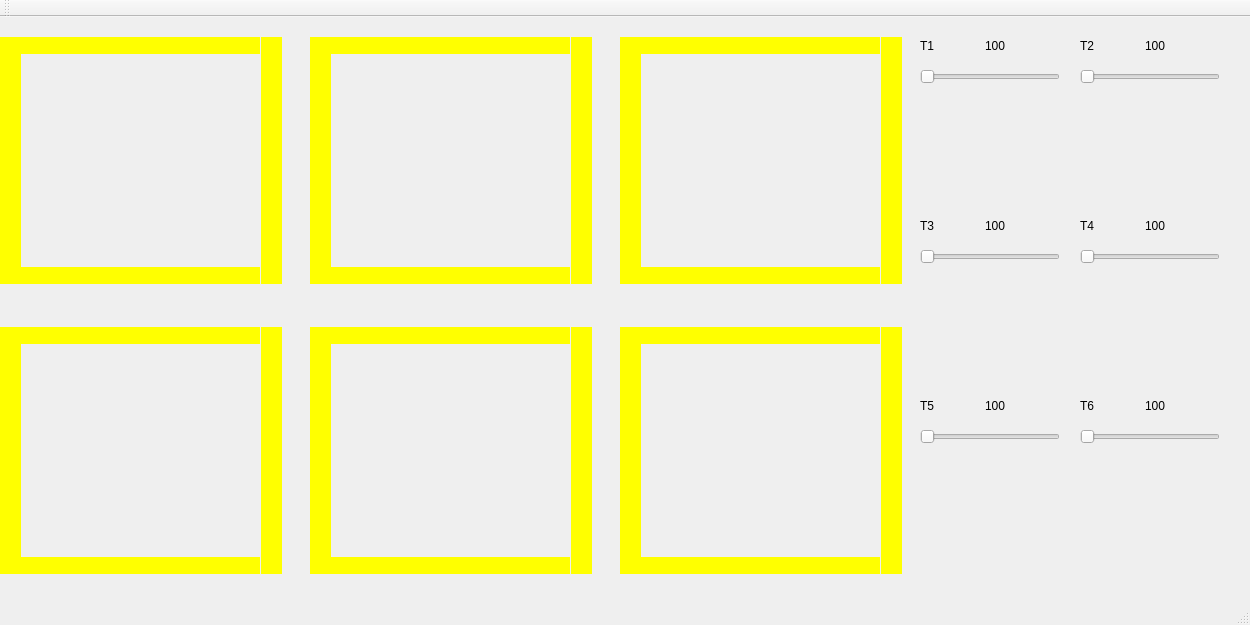
<?xml version="1.0" encoding="UTF-8"?>
<ui version="4.0">
 <class>MainWindow</class>
 <widget class="QMainWindow" name="MainWindow">
  <property name="geometry">
   <rect>
    <x>0</x>
    <y>0</y>
    <width>1250</width>
    <height>625</height>
   </rect>
  </property>
  <property name="windowTitle">
   <string>MainWindow</string>
  </property>
  <widget class="QWidget" name="centralWidget">
   <widget class="QLabel" name="label_trem1">
    <property name="geometry">
     <rect>
      <x>0</x>
      <y>20</y>
      <width>21</width>
      <height>17</height>
     </rect>
    </property>
    <property name="styleSheet">
     <string notr="true">QLabel { background: green}</string>
    </property>
    <property name="text">
     <string>T1</string>
    </property>
   </widget>
   <widget class="QLabel" name="label_trilho1">
    <property name="geometry">
     <rect>
      <x>20</x>
      <y>20</y>
      <width>240</width>
      <height>17</height>
     </rect>
    </property>
    <property name="styleSheet">
     <string notr="true">QLabel { background: yellow}</string>
    </property>
    <property name="text">
     <string/>
    </property>
   </widget>
   <widget class="QLabel" name="label_trilho2">
    <property name="geometry">
     <rect>
      <x>20</x>
      <y>250</y>
      <width>240</width>
      <height>17</height>
     </rect>
    </property>
    <property name="styleSheet">
     <string notr="true">QLabel { background: yellow}</string>
    </property>
    <property name="text">
     <string/>
    </property>
   </widget>
   <widget class="QLabel" name="label_trilho3">
    <property name="geometry">
     <rect>
      <x>0</x>
      <y>20</y>
      <width>21</width>
      <height>247</height>
     </rect>
    </property>
    <property name="styleSheet">
     <string notr="true">QLabel { background: yellow}</string>
    </property>
    <property name="text">
     <string/>
    </property>
   </widget>
   <widget class="QLabel" name="label_trilho4">
    <property name="geometry">
     <rect>
      <x>261</x>
      <y>20</y>
      <width>21</width>
      <height>247</height>
     </rect>
    </property>
    <property name="styleSheet">
     <string notr="true">QLabel { background: yellow}</string>
    </property>
    <property name="text">
     <string/>
    </property>
   </widget>
   <widget class="QLabel" name="label_trem2">
    <property name="geometry">
     <rect>
      <x>310</x>
      <y>20</y>
      <width>21</width>
      <height>17</height>
     </rect>
    </property>
    <property name="styleSheet">
     <string notr="true">QLabel { background: red}</string>
    </property>
    <property name="text">
     <string>T2</string>
    </property>
   </widget>
   <widget class="QLabel" name="label_trilho1_2">
    <property name="geometry">
     <rect>
      <x>330</x>
      <y>20</y>
      <width>240</width>
      <height>17</height>
     </rect>
    </property>
    <property name="styleSheet">
     <string notr="true">QLabel { background: yellow}</string>
    </property>
    <property name="text">
     <string/>
    </property>
   </widget>
   <widget class="QLabel" name="label_trilho2_2">
    <property name="geometry">
     <rect>
      <x>330</x>
      <y>250</y>
      <width>240</width>
      <height>17</height>
     </rect>
    </property>
    <property name="styleSheet">
     <string notr="true">QLabel { background: yellow}</string>
    </property>
    <property name="text">
     <string/>
    </property>
   </widget>
   <widget class="QLabel" name="label_trilho3_2">
    <property name="geometry">
     <rect>
      <x>310</x>
      <y>20</y>
      <width>21</width>
      <height>247</height>
     </rect>
    </property>
    <property name="styleSheet">
     <string notr="true">QLabel { background: yellow}</string>
    </property>
    <property name="text">
     <string/>
    </property>
   </widget>
   <widget class="QLabel" name="label_trilho4_2">
    <property name="geometry">
     <rect>
      <x>571</x>
      <y>20</y>
      <width>21</width>
      <height>247</height>
     </rect>
    </property>
    <property name="styleSheet">
     <string notr="true">QLabel { background: yellow}</string>
    </property>
    <property name="text">
     <string/>
    </property>
   </widget>
   <widget class="QLabel" name="label_trem3">
    <property name="geometry">
     <rect>
      <x>620</x>
      <y>20</y>
      <width>21</width>
      <height>17</height>
     </rect>
    </property>
    <property name="styleSheet">
     <string notr="true">QLabel { background: blue}</string>
    </property>
    <property name="text">
     <string>T3</string>
    </property>
   </widget>
   <widget class="QLabel" name="label_trilho1_3">
    <property name="geometry">
     <rect>
      <x>640</x>
      <y>20</y>
      <width>240</width>
      <height>17</height>
     </rect>
    </property>
    <property name="styleSheet">
     <string notr="true">QLabel { background: yellow}</string>
    </property>
    <property name="text">
     <string/>
    </property>
   </widget>
   <widget class="QLabel" name="label_trilho2_3">
    <property name="geometry">
     <rect>
      <x>640</x>
      <y>250</y>
      <width>240</width>
      <height>17</height>
     </rect>
    </property>
    <property name="styleSheet">
     <string notr="true">QLabel { background: yellow}</string>
    </property>
    <property name="text">
     <string/>
    </property>
   </widget>
   <widget class="QLabel" name="label_trilho3_3">
    <property name="geometry">
     <rect>
      <x>620</x>
      <y>20</y>
      <width>21</width>
      <height>247</height>
     </rect>
    </property>
    <property name="styleSheet">
     <string notr="true">QLabel { background: yellow}</string>
    </property>
    <property name="text">
     <string/>
    </property>
   </widget>
   <widget class="QLabel" name="label_trilho4_3">
    <property name="geometry">
     <rect>
      <x>881</x>
      <y>20</y>
      <width>21</width>
      <height>247</height>
     </rect>
    </property>
    <property name="styleSheet">
     <string notr="true">QLabel { background: yellow}</string>
    </property>
    <property name="text">
     <string/>
    </property>
   </widget>
   <widget class="QLabel" name="label_trem4">
    <property name="geometry">
     <rect>
      <x>0</x>
      <y>310</y>
      <width>21</width>
      <height>17</height>
     </rect>
    </property>
    <property name="styleSheet">
     <string notr="true">QLabel { background: orange}</string>
    </property>
    <property name="text">
     <string>T4</string>
    </property>
   </widget>
   <widget class="QLabel" name="label_trilho1_4">
    <property name="geometry">
     <rect>
      <x>20</x>
      <y>310</y>
      <width>240</width>
      <height>17</height>
     </rect>
    </property>
    <property name="styleSheet">
     <string notr="true">QLabel { background: yellow}</string>
    </property>
    <property name="text">
     <string/>
    </property>
   </widget>
   <widget class="QLabel" name="label_trilho2_4">
    <property name="geometry">
     <rect>
      <x>20</x>
      <y>540</y>
      <width>240</width>
      <height>17</height>
     </rect>
    </property>
    <property name="styleSheet">
     <string notr="true">QLabel { background: yellow}</string>
    </property>
    <property name="text">
     <string/>
    </property>
   </widget>
   <widget class="QLabel" name="label_trilho3_4">
    <property name="geometry">
     <rect>
      <x>0</x>
      <y>310</y>
      <width>21</width>
      <height>247</height>
     </rect>
    </property>
    <property name="styleSheet">
     <string notr="true">QLabel { background: yellow}</string>
    </property>
    <property name="text">
     <string/>
    </property>
   </widget>
   <widget class="QLabel" name="label_trilho4_4">
    <property name="geometry">
     <rect>
      <x>261</x>
      <y>310</y>
      <width>21</width>
      <height>247</height>
     </rect>
    </property>
    <property name="styleSheet">
     <string notr="true">QLabel { background: yellow}</string>
    </property>
    <property name="text">
     <string/>
    </property>
   </widget>
   <widget class="QLabel" name="label_trem5">
    <property name="geometry">
     <rect>
      <x>310</x>
      <y>310</y>
      <width>21</width>
      <height>17</height>
     </rect>
    </property>
    <property name="styleSheet">
     <string notr="true">QLabel { background: cyan}</string>
    </property>
    <property name="text">
     <string>T5</string>
    </property>
   </widget>
   <widget class="QLabel" name="label_trilho1_5">
    <property name="geometry">
     <rect>
      <x>330</x>
      <y>310</y>
      <width>240</width>
      <height>17</height>
     </rect>
    </property>
    <property name="styleSheet">
     <string notr="true">QLabel { background: yellow}</string>
    </property>
    <property name="text">
     <string/>
    </property>
   </widget>
   <widget class="QLabel" name="label_trilho2_5">
    <property name="geometry">
     <rect>
      <x>330</x>
      <y>540</y>
      <width>240</width>
      <height>17</height>
     </rect>
    </property>
    <property name="styleSheet">
     <string notr="true">QLabel { background: yellow}</string>
    </property>
    <property name="text">
     <string/>
    </property>
   </widget>
   <widget class="QLabel" name="label_trilho3_5">
    <property name="geometry">
     <rect>
      <x>310</x>
      <y>310</y>
      <width>21</width>
      <height>247</height>
     </rect>
    </property>
    <property name="styleSheet">
     <string notr="true">QLabel { background: yellow}</string>
    </property>
    <property name="text">
     <string/>
    </property>
   </widget>
   <widget class="QLabel" name="label_trilho4_5">
    <property name="geometry">
     <rect>
      <x>571</x>
      <y>310</y>
      <width>21</width>
      <height>247</height>
     </rect>
    </property>
    <property name="styleSheet">
     <string notr="true">QLabel { background: yellow}</string>
    </property>
    <property name="text">
     <string/>
    </property>
   </widget>
   <widget class="QLabel" name="label_trem6">
    <property name="geometry">
     <rect>
      <x>620</x>
      <y>310</y>
      <width>21</width>
      <height>17</height>
     </rect>
    </property>
    <property name="styleSheet">
     <string notr="true">QLabel { background: purple}</string>
    </property>
    <property name="text">
     <string>T6</string>
    </property>
   </widget>
   <widget class="QLabel" name="label_trilho1_6">
    <property name="geometry">
     <rect>
      <x>640</x>
      <y>310</y>
      <width>240</width>
      <height>17</height>
     </rect>
    </property>
    <property name="styleSheet">
     <string notr="true">QLabel { background: yellow}</string>
    </property>
    <property name="text">
     <string/>
    </property>
   </widget>
   <widget class="QLabel" name="label_trilho2_6">
    <property name="geometry">
     <rect>
      <x>640</x>
      <y>540</y>
      <width>240</width>
      <height>17</height>
     </rect>
    </property>
    <property name="styleSheet">
     <string notr="true">QLabel { background: yellow}</string>
    </property>
    <property name="text">
     <string/>
    </property>
   </widget>
   <widget class="QLabel" name="label_trilho3_6">
    <property name="geometry">
     <rect>
      <x>620</x>
      <y>310</y>
      <width>21</width>
      <height>247</height>
     </rect>
    </property>
    <property name="styleSheet">
     <string notr="true">QLabel { background: yellow}</string>
    </property>
    <property name="text">
     <string/>
    </property>
   </widget>
   <widget class="QLabel" name="label_trilho4_6">
    <property name="geometry">
     <rect>
      <x>881</x>
      <y>310</y>
      <width>21</width>
      <height>247</height>
     </rect>
    </property>
    <property name="styleSheet">
     <string notr="true">QLabel { background: yellow}</string>
    </property>
    <property name="text">
     <string/>
    </property>
   </widget>
   <widget class="QSlider" name="slider_t1">
    <property name="geometry">
     <rect>
      <x>920</x>
      <y>40</y>
      <width>140</width>
      <height>40</height>
     </rect>
    </property>
    <property name="minimum">
     <number>0</number>
    </property>
    <property name="maximum">
     <number>200</number>
    </property>
    <property name="orientation">
     <enum>Qt::Horizontal</enum>
    </property>
   </widget>
   <widget class="QSlider" name="slider_t2">
    <property name="geometry">
     <rect>
      <x>1080</x>
      <y>40</y>
      <width>140</width>
      <height>40</height>
     </rect>
    </property>
    <property name="minimum">
     <number>0</number>
    </property>
    <property name="maximum">
     <number>200</number>
    </property>
    <property name="orientation">
     <enum>Qt::Horizontal</enum>
    </property>
   </widget>
   <widget class="QSlider" name="slider_t3">
    <property name="geometry">
     <rect>
      <x>920</x>
      <y>220</y>
      <width>140</width>
      <height>40</height>
     </rect>
    </property>
    <property name="minimum">
     <number>0</number>
    </property>
    <property name="maximum">
     <number>200</number>
    </property>
    <property name="orientation">
     <enum>Qt::Horizontal</enum>
    </property>
   </widget>
   <widget class="QSlider" name="slider_t4">
    <property name="geometry">
     <rect>
      <x>1080</x>
      <y>220</y>
      <width>140</width>
      <height>40</height>
     </rect>
    </property>
    <property name="minimum">
     <number>0</number>
    </property>
    <property name="maximum">
     <number>200</number>
    </property>
    <property name="orientation">
     <enum>Qt::Horizontal</enum>
    </property>
   </widget>
   <widget class="QSlider" name="slider_t5">
    <property name="geometry">
     <rect>
      <x>920</x>
      <y>400</y>
      <width>140</width>
      <height>40</height>
     </rect>
    </property>
    <property name="minimum">
     <number>0</number>
    </property>
    <property name="maximum">
     <number>200</number>
    </property>
    <property name="orientation">
     <enum>Qt::Horizontal</enum>
    </property>
   </widget>
   <widget class="QSlider" name="slider_t6">
    <property name="geometry">
     <rect>
      <x>1080</x>
      <y>400</y>
      <width>140</width>
      <height>40</height>
     </rect>
    </property>
    <property name="minimum">
     <number>0</number>
    </property>
    <property name="maximum">
     <number>200</number>
    </property>
    <property name="orientation">
     <enum>Qt::Horizontal</enum>
    </property>
   </widget>
   <widget class="QLabel" name="label_slider_t1">
    <property name="geometry">
     <rect>
      <x>920</x>
      <y>20</y>
      <width>60</width>
      <height>17</height>
     </rect>
    </property>
    <property name="text">
     <string>T1</string>
    </property>
   </widget>
   <widget class="QLabel" name="label_slider_t2">
    <property name="geometry">
     <rect>
      <x>1080</x>
      <y>20</y>
      <width>60</width>
      <height>17</height>
     </rect>
    </property>
    <property name="text">
     <string>T2</string>
    </property>
   </widget>
   <widget class="QLabel" name="label_slider_t3">
    <property name="geometry">
     <rect>
      <x>920</x>
      <y>200</y>
      <width>60</width>
      <height>17</height>
     </rect>
    </property>
    <property name="text">
     <string>T3</string>
    </property>
   </widget>
   <widget class="QLabel" name="label_slider_t4">
    <property name="geometry">
     <rect>
      <x>1080</x>
      <y>200</y>
      <width>60</width>
      <height>17</height>
     </rect>
    </property>
    <property name="text">
     <string>T4</string>
    </property>
   </widget>
   <widget class="QLabel" name="label_slider_t5">
    <property name="geometry">
     <rect>
      <x>920</x>
      <y>380</y>
      <width>60</width>
      <height>17</height>
     </rect>
    </property>
    <property name="text">
     <string>T5</string>
    </property>
   </widget>
   <widget class="QLabel" name="label_slider_t6">
    <property name="geometry">
     <rect>
      <x>1080</x>
      <y>380</y>
      <width>60</width>
      <height>17</height>
     </rect>
    </property>
    <property name="text">
     <string>T6</string>
    </property>
   </widget>
   <widget class="QLabel" name="label_vel_t1">
    <property name="geometry">
     <rect>
      <x>985</x>
      <y>20</y>
      <width>50</width>
      <height>17</height>
     </rect>
    </property>
    <property name="text">
     <string>100</string>
    </property>
   </widget>
   <widget class="QLabel" name="label_vel_t2">
    <property name="geometry">
     <rect>
      <x>1145</x>
      <y>20</y>
      <width>50</width>
      <height>17</height>
     </rect>
    </property>
    <property name="text">
     <string>100</string>
    </property>
   </widget>
   <widget class="QLabel" name="label_vel_t3">
    <property name="geometry">
     <rect>
      <x>985</x>
      <y>200</y>
      <width>50</width>
      <height>17</height>
     </rect>
    </property>
    <property name="text">
     <string>100</string>
    </property>
   </widget>
   <widget class="QLabel" name="label_vel_t4">
    <property name="geometry">
     <rect>
      <x>1145</x>
      <y>200</y>
      <width>50</width>
      <height>17</height>
     </rect>
    </property>
    <property name="text">
     <string>100</string>
    </property>
   </widget>
   <widget class="QLabel" name="label_vel_t5">
    <property name="geometry">
     <rect>
      <x>985</x>
      <y>380</y>
      <width>50</width>
      <height>17</height>
     </rect>
    </property>
    <property name="text">
     <string>100</string>
    </property>
   </widget>
   <widget class="QLabel" name="label_vel_t6">
    <property name="geometry">
     <rect>
      <x>1145</x>
      <y>380</y>
      <width>50</width>
      <height>17</height>
     </rect>
    </property>
    <property name="text">
     <string>100</string>
    </property>
   </widget>
   <zorder>label_trem1</zorder>
   <zorder>label_trilho1</zorder>
   <zorder>label_trilho2</zorder>
   <zorder>label_trilho3</zorder>
   <zorder>label_trilho4</zorder>
   <zorder>label_trem2</zorder>
   <zorder>label_trilho1_2</zorder>
   <zorder>label_trilho2_2</zorder>
   <zorder>label_trilho3_2</zorder>
   <zorder>label_trilho4_2</zorder>
   <zorder>label_trem3</zorder>
   <zorder>label_trilho1_3</zorder>
   <zorder>label_trilho2_3</zorder>
   <zorder>label_trilho3_3</zorder>
   <zorder>label_trilho4_3</zorder>
   <zorder>label_trem4</zorder>
   <zorder>label_trilho1_4</zorder>
   <zorder>label_trilho2_4</zorder>
   <zorder>label_trilho3_4</zorder>
   <zorder>label_trilho4_4</zorder>
   <zorder>label_trem5</zorder>
   <zorder>label_trilho1_5</zorder>
   <zorder>label_trilho2_5</zorder>
   <zorder>label_trilho3_5</zorder>
   <zorder>label_trilho4_5</zorder>
   <zorder>label_trem6</zorder>
   <zorder>label_trilho1_6</zorder>
   <zorder>label_trilho2_6</zorder>
   <zorder>label_trilho3_6</zorder>
   <zorder>label_trilho4_6</zorder>
   <zorder>slider_t1</zorder>
   <zorder>label_slider_t1</zorder>
   <zorder>label_vel_t1</zorder>
   <zorder>slider_t2</zorder>
   <zorder>label_slider_t2</zorder>
   <zorder>label_vel_t2</zorder>
   <zorder>slider_t3</zorder>
   <zorder>label_slider_t3</zorder>
   <zorder>label_vel_t3</zorder>
   <zorder>slider_t4</zorder>
   <zorder>label_slider_t4</zorder>
   <zorder>label_vel_t4</zorder>
   <zorder>slider_t5</zorder>
   <zorder>label_slider_t5</zorder>
   <zorder>label_vel_t5</zorder>
   <zorder>slider_t6</zorder>
   <zorder>label_slider_t6</zorder>
   <zorder>label_vel_t6</zorder>
  </widget>
  <widget class="QMenuBar" name="menuBar">
   <property name="geometry">
    <rect>
     <x>0</x>
     <y>0</y>
     <width>1200</width>
     <height>22</height>
    </rect>
   </property>
  </widget>
  <widget class="QToolBar" name="mainToolBar">
   <attribute name="toolBarArea">
    <enum>TopToolBarArea</enum>
   </attribute>
   <attribute name="toolBarBreak">
    <bool>false</bool>
   </attribute>
  </widget>
  <widget class="QStatusBar" name="statusBar"/>
 </widget>
 <layoutdefault spacing="6" margin="11"/>
 <resources/>
 <connections/>
</ui>
